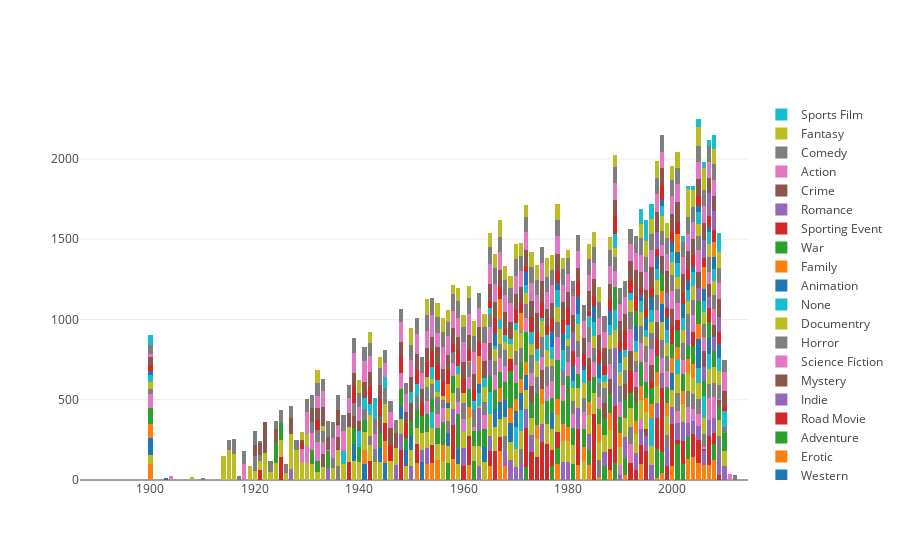

This figure's notebook cell:
### Code cell
#Query 6
avTimeOverYearGs=[]
for i in genres:
    avTimeOverYearG=[]
    k=0
    j=movieYearGenre[0][1]
    while j<=movieYearGenre[len(movieYearGenre)-1][1]:
        sum=0
        count=0
        while k<len(movieYearGenre) and j==movieYearGenre[k][1]:
            if movieYearGenre[k][2]==i:
                count+=1
                if(type(movieYearGenre[k][3])==int and movieYearGenre[k][3]>0):
                    sum+=movieYearGenre[k][3]
            k+=1
        if(count==0):
            count=1
        avTimeOverYearG.append(sum/count)  
        j+=1
    avTimeOverYearGs.append([i,avTimeOverYearG])

layout=go.Layout(
    title="Query 6",
    yaxis=dict(title='avgRunTime&Geners'),
    xaxis=dict(title='Year'))

trace1 = go.Bar(
    x=year,
    y=avTimeOverYearGs[0][1],
    name='Film Noir'
)
trace2 = go.Bar(
    x=year,
    y=avTimeOverYearGs[1][1],
    name='Musical'
)
trace3 = go.Bar(
    x=year,
    y=avTimeOverYearGs[2][1],
    name='Eastern'
)
trace4 = go.Bar(
    x=year,
    y=avTimeOverYearGs[3][1],
    name='History'
)
trace5 = go.Bar(
    x=year,
    y=avTimeOverYearGs[4][1],
    name='Thriller'
)
trace6 = go.Bar(
    x=year,
    y=avTimeOverYearGs[5][1],
    name='short'
)
trace7 = go.Bar(
    x=year,
    y=avTimeOverYearGs[6][1],
    name='Music'
)
trace8 = go.Bar(
    x=year,
    y=avTimeOverYearGs[7][1],
    name='Suspense'
)
trace9 = go.Bar(
    x=year,
    y=avTimeOverYearGs[8][1],
    name='Drama'
)
trace10 = go.Bar(
    x=year,
    y=avTimeOverYearGs[9][1],
    name='Disaster'
)
trace11 = go.Bar(
    x=year,
    y=avTimeOverYearGs[10][1],
    name='Western'
)
trace12 = go.Bar(
    x=year,
    y=avTimeOverYearGs[11][1],
    name='Erotic'
)
trace13 = go.Bar(
    x=year,
    y=avTimeOverYearGs[12][1],
    name='Adventure'
)
trace14 = go.Bar(
    x=year,
    y=avTimeOverYearGs[13][1],
    name='Road Movie'
)
trace15 = go.Bar(
    x=year,
    y=avTimeOverYearGs[14][1],
    name='Indie'
)
trace16 = go.Bar(
    x=year,
    y=avTimeOverYearGs[15][1],
    name='Mystery'
)
trace17 = go.Bar(
    x=year,
    y=avTimeOverYearGs[16][1],
    name='Science Fiction'
)
trace18 = go.Bar(
    x=year,
    y=avTimeOverYearGs[17][1],
    name='Horror'
)
trace19 = go.Bar(
    x=year,
    y=avTimeOverYearGs[18][1],
    name='British'
)
trace20 = go.Bar(
    x=year,
    y=avTimeOverYearGs[19][1],
    name='Documentry'
)
trace21 = go.Bar(
    x=year,
    y=avTimeOverYearGs[20][1],
    name='None'
)
trace22 = go.Bar(
    x=year,
    y=avTimeOverYearGs[21][1],
    name='Animation'
)

trace23 = go.Bar(
    x=year,
    y=avTimeOverYearGs[22][1],
    name='Family'
)
trace24 = go.Bar(
    x=year,
    y=avTimeOverYearGs[23][1],
    name='War'
)
trace25 = go.Bar(
    x=year,
    y=avTimeOverYearGs[24][1],
    name='Sporting Event'
)
trace26 = go.Bar(
    x=year,
    y=avTimeOverYearGs[25][1],
    name='Romance'
)
trace27 = go.Bar(
    x=year,
    y=avTimeOverYearGs[26][1],
    name='Crime'
)
trace28 = go.Bar(
    x=year,
    y=avTimeOverYearGs[27][1],
    name='Action'
)
trace29 = go.Bar(
    x=year,
    y=avTimeOverYearGs[28][1],
    name='Comedy'
)
trace30 = go.Bar(
    x=year,
    y=avTimeOverYearGs[29][1],
    name='Fantasy'
)
trace31 = go.Bar(
    x=year,
    y=avTimeOverYearGs[30][1],
    name='Sports Film'
)

data = [trace1, trace2,trace3,trace4,trace5,trace6,trace7,trace8,trace9,trace10,trace11,trace12,trace13,trace14,trace15,trace16,trace17,trace18,trace20,trace21,trace22,trace23,trace24,trace25,trace26,trace27,trace28,trace29,trace30,trace31]
layout = go.Layout(
    barmode='stack'
)


fig=go.Figure(data=data,layout=layout)
py.offline.iplot(fig)
